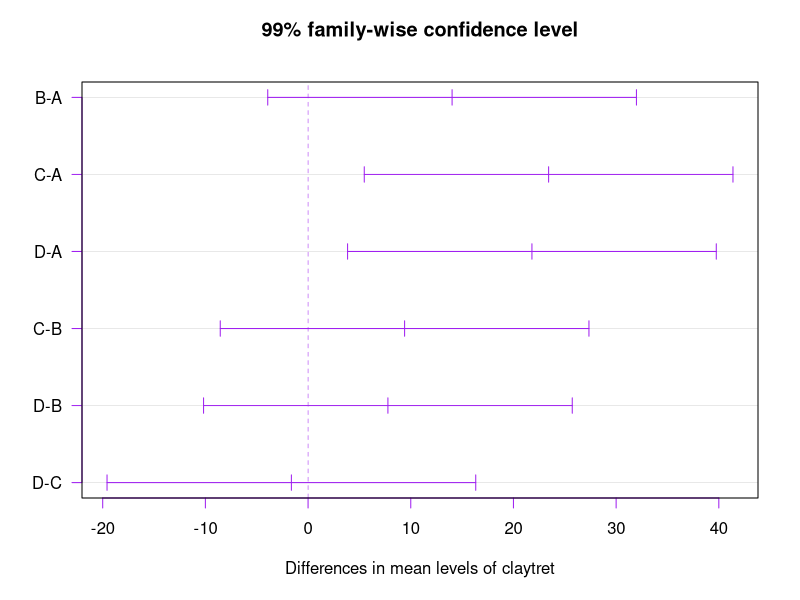

Recreate this plot in R.
# Problem 1
# An experiment was carried out to determine the effect of claying the ground 
# on the field of barley grains; amount of clay used were as follows:
# A: No clay
# B: Clay at 100 per acre
# C: Clay at 200 per acre
# D: Clay at 300 per acre
# 1. Perform ANOVA and calculate the critical differnce between the means of  
# any two treatment mean yields
# 2. Obtain the efficiency of this design relative over its layout as RBD & CRD
yield=c(29.1,18.9,29.4,5.7,16.4,10.2,21.2,19.1,5.4,38.8,24.0,37.0,24.9,41.7,9.5,28.9)
claycol=factor(c(rep(c('c1','c2','c3','c4'),4)))
clayrow=factor(c(rep('r1',4),rep('r2',4),rep('r3',4),rep('r4',4)))
claytret=factor(c("D","B","C","A","C","A","D","B","A","D","B","C","B","C","A","D"))
pw=data.frame(yield,clayrow,claycol,claytret)
summary(pw)
# Conclution
pw.aov=aov(yield~clayrow+claycol+claytret);pw.aov
summary(pw.aov)
# Here we conclude that the Treatments is rejected at alpha=0.01
# Hence H0 for Treatments is rejected at 99% level of significance
# Hence we calculate critical difference
TukeyHSD(pw.aov,which='claytret',conf.level = 0.99 )
plot(TukeyHSD(pw.aov,which='claytret',conf.level = 0.99 ),las=1,col='purple')
# Here treatment pairs (A,C) and (A,D) differ significantly